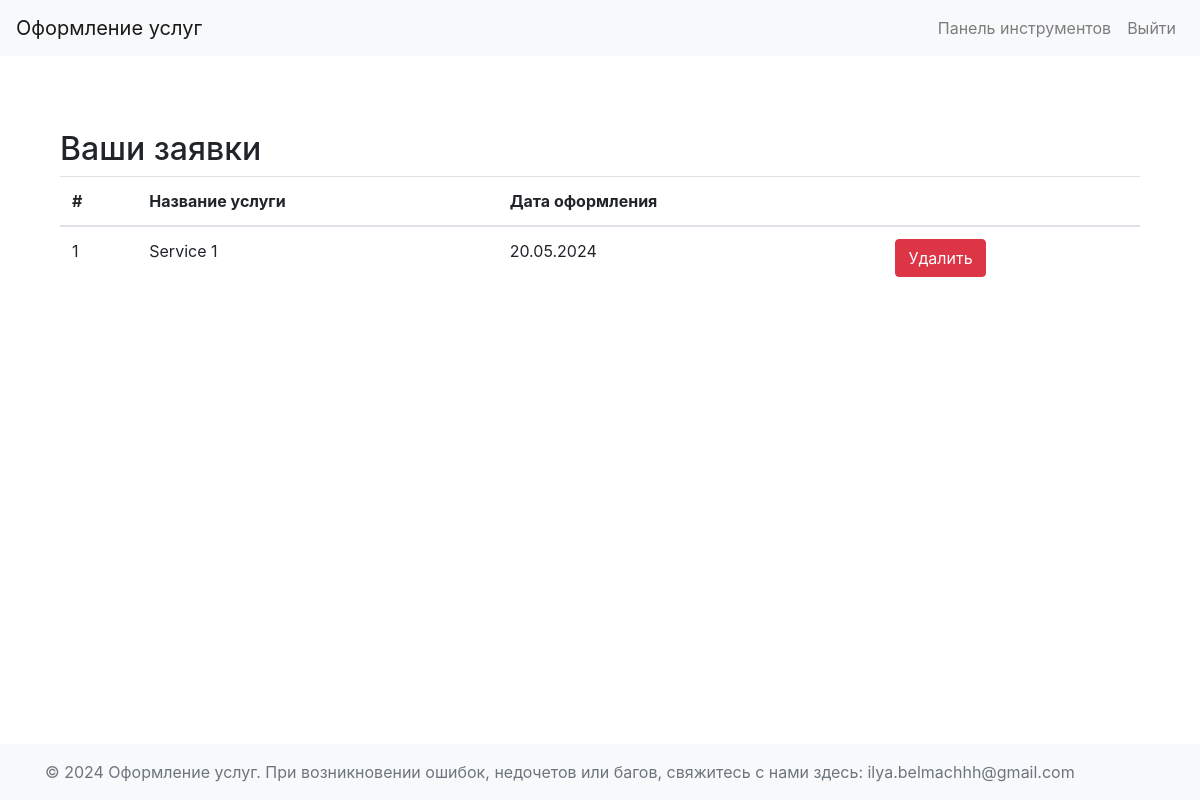
The page /view_client_requests (signed in) on the database as committed earlier.
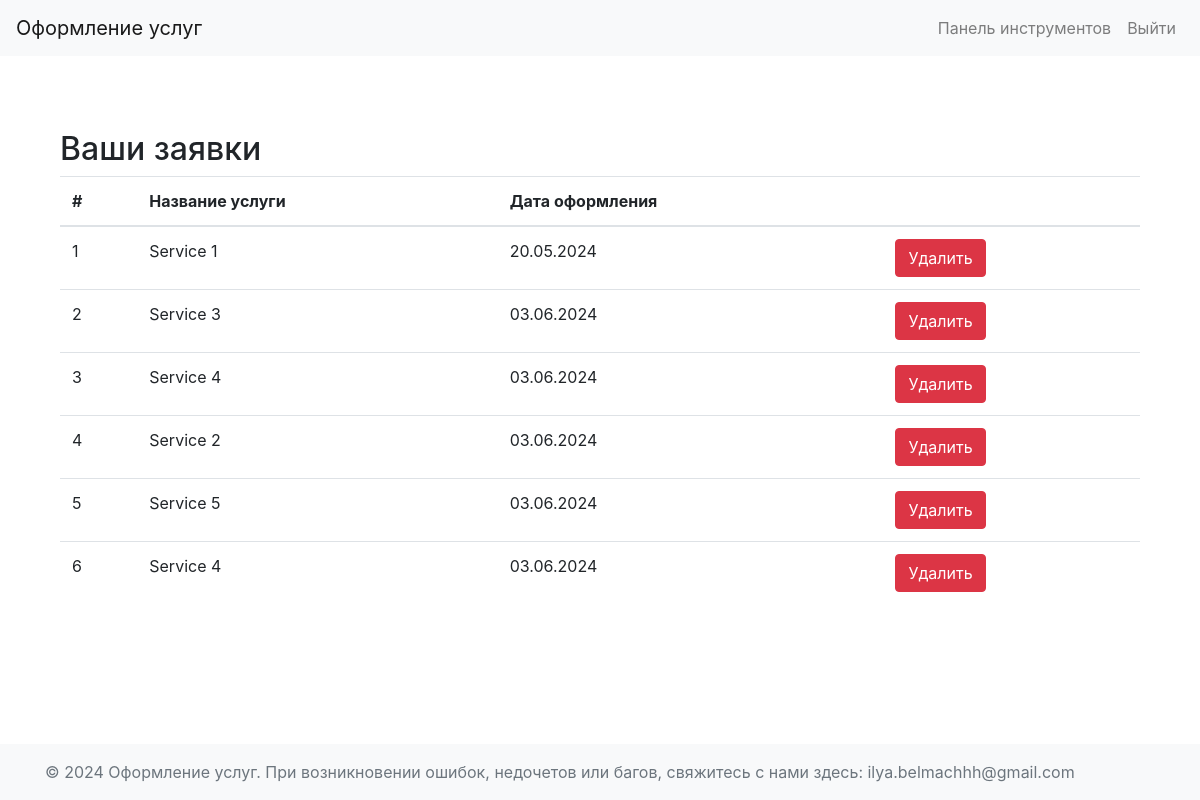
The same page on the database as committed later.
### app/models.py (models this page shows, shortened)
class OrderRequest(db.Model):
    __tablename__ = 'OrderRequest'
    id = db.Column(db.Integer, primary_key=True)
    client_id = db.Column(db.Integer, db.ForeignKey('Clients.id'), nullable=False)
    service_id = db.Column(db.Integer, db.ForeignKey('Services.id'))
    order_date = db.Column(db.Date, nullable=False)
    client = db.relationship('Clients', backref=db.backref('OrderRequest', lazy=True))
    service = db.relationship('Services', backref=db.backref('OrderRequest', lazy=True))

class Services(db.Model):
    __tablename__ = 'Services'
    id = db.Column(db.Integer, primary_key=True)
    service_name = db.Column(db.String(150), nullable=False)
    cost = db.Column(db.Float, nullable=False)

### app/clients/routs.py (the view)
@clients.route('/view_client_requests')
def view_client_requests():
    if session.get('role') != 'client':
        return redirect(url_for('users.login'))
    client_id = session.get('user_id')
    orders = OrderRequest.query.filter_by(client_id=client_id).all()
    return render_template('client/view_requests.html', orders=orders)

### app/__init__.py (called while the page is built)
def create_app(config=Config):
    app = Flask(__name__)
    app.config.from_object(config)
    app.jinja_env.filters['zip'] = zip
    @app.template_filter()
    def kravchuk_date_format(date_value: date):
        return date_value.strftime("%d.%m.%Y")
    db.init_app(app)
    from app.users.routes import users
    from app.clients.routs import clients
    from app.employees.routs import employees
    from app.admin.routs import admin
    app.register_blueprint(users)
    app.register_blueprint(clients)
    app.register_blueprint(employees)
    app.register_blueprint(admin)
    return app

### app/templates/client/view_requests.html
{% extends "dashboard_base.html" %}
{% block content %}
<div class="container mt-4">
    <h2>Ваши заявки</h2>
    <table class="table">
        <thead>
            <tr>
                <th>#</th>
                <th>Название услуги</th>
                <th>Дата оформления</th>
                <th></th>
            </tr>
        </thead>
        <tbody>
            {% for order in orders %}
            <tr>
                <td>{{ loop.index }}</td>
                <td>{{ order.service.service_name }}</td>
                <td>{{ order.order_date|kravchuk_date_format }}</td>
                <td>
                    <form action="{{ url_for('clients.delete_request', request_id=order.id) }}" method="post">
                        <button type="submit" class="btn btn-danger">Удалить</button>
                    </form>
                </td>
            </tr>
            {% endfor %}
        </tbody>
    </table>
</div>
{% endblock %}

Rows that differ between the two databases and show on the page:
added OrderRequest: service.service_name "Service 3", order_date|kravchuk_date_format "03.06.2024"
added OrderRequest: service.service_name "Service 4", order_date|kravchuk_date_format "03.06.2024"
added OrderRequest: service.service_name "Service 2", order_date|kravchuk_date_format "03.06.2024"
added OrderRequest: service.service_name "Service 5", order_date|kravchuk_date_format "03.06.2024"
added OrderRequest: service.service_name "Service 4", order_date|kravchuk_date_format "03.06.2024"
